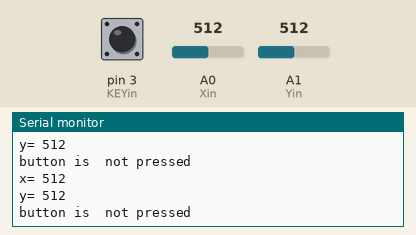
This sketch was run on a simulated Arduino Uno, built with avr-gcc and run on an emulated ATmega328P. Parts: the last lines printed to the serial monitor. Inputs (shaded band) come from the test bench; at power-on: pin 3 (KEYin) HIGH, A0 (Xin) = 512, A1 (Yin) = 512.

Above: at 1.2 s.
1.3 s: pin 3 (KEYin) pulled LOW for 0.35 s
At 1.71 s:
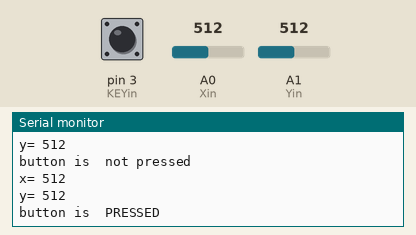
3.1 s: A0 (Xin) set to 716
At 3.52 s:
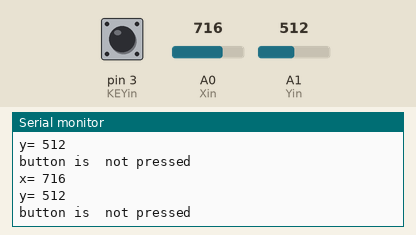
4.6 s: A1 (Yin) set to 716
At 5.02 s:
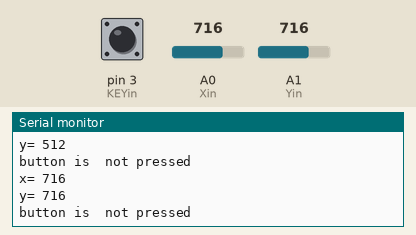
6.1 s: A0 (Xin) set to 900
At 6.53 s:
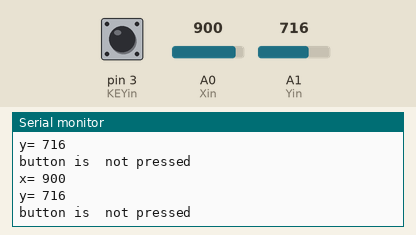
7.6 s: A1 (Yin) set to 900
At 8.03 s:
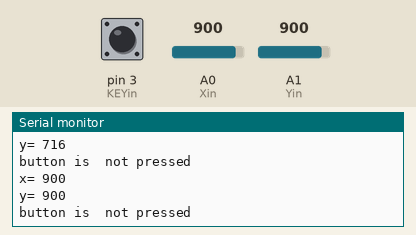
Timing chart, 0 to 10.1 s (numbered marks = the images above; inputs shaded):
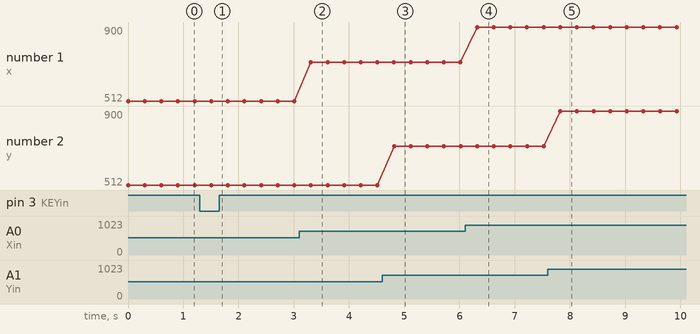

Measured:
- after the input at 1.3 s, the serial monitor: prints a new line after 0.21 s (image 1)
- after the input at 3.1 s, the serial monitor: prints a new line after 0.21 s (image 2)
- after the input at 4.6 s, the serial monitor: prints a new line after 0.22 s (image 3)
- after the input at 6.1 s, the serial monitor: prints a new line after 0.22 s (image 4)
- after the input at 7.6 s, the serial monitor: prints a new line after 0.22 s (image 5)
- plotted number 1: 512 → 716 after the input at 3.1 s, 716 → 900 after the input at 6.1 s

The sketch:

15_joystic.ino
```cpp
const int Xin = A0;
const int Yin = A1;
const int KEYin = 3;

void setup() {
  // put your setup code here, to run once:

  pinMode(KEYin, INPUT_PULLUP);
  Serial.begin(115200);
}

void loop() {
  // put your main code here, to run repeatedly:

  int xVal = analogRead(Xin);
  int yVal = analogRead(Yin);
  int buttonVal = digitalRead(KEYin);

  Serial.print("x= ");
  Serial.println(xVal, DEC);

  Serial.print("y= ");
  Serial.println(yVal, DEC);

  Serial.print("button is ");
  if( buttonVal == HIGH ) { Serial.println(" not pressed "); }
  else { Serial.println(" PRESSED "); }

  delay(300);
}
```
